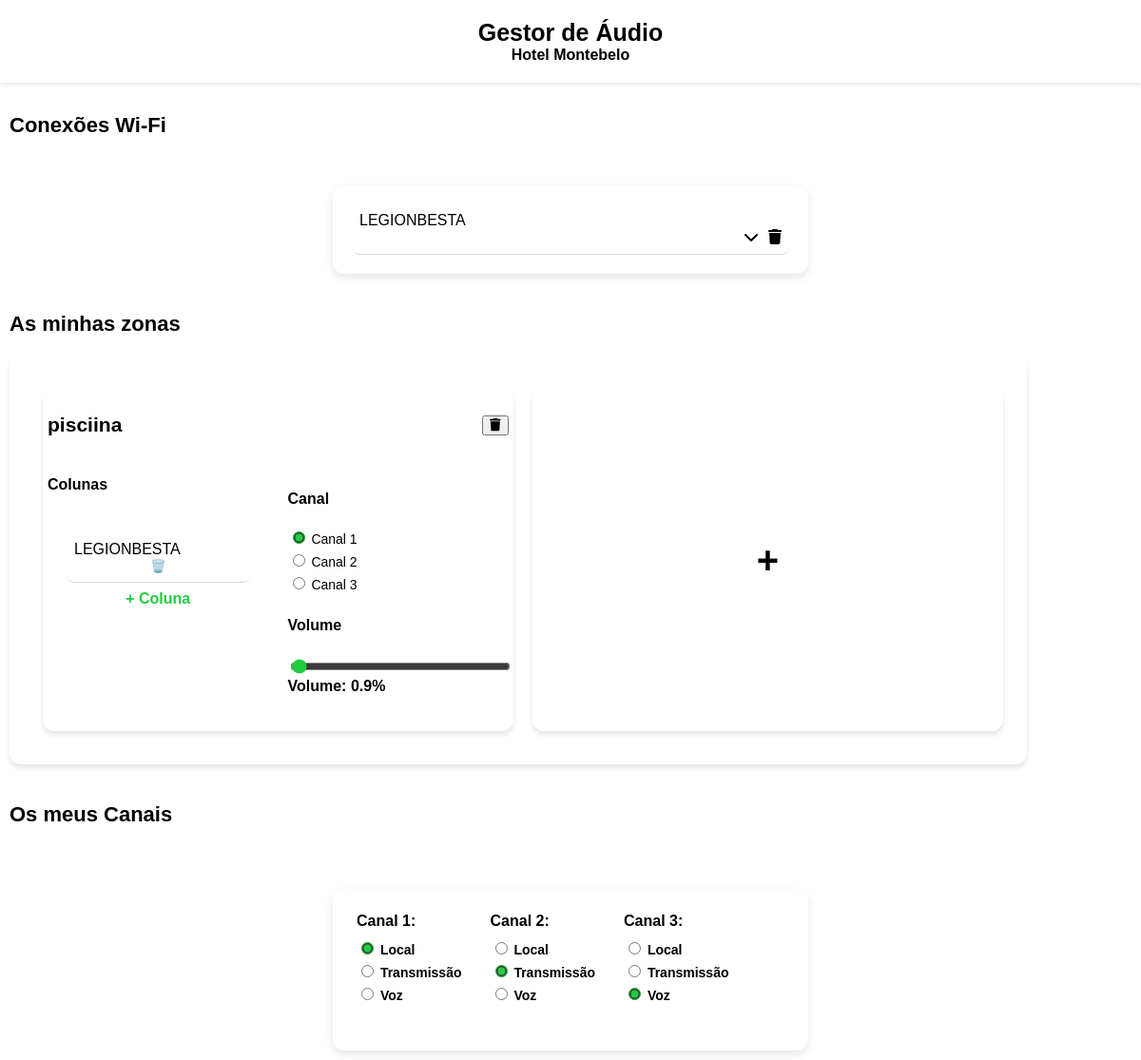
Before: / with the older database file.
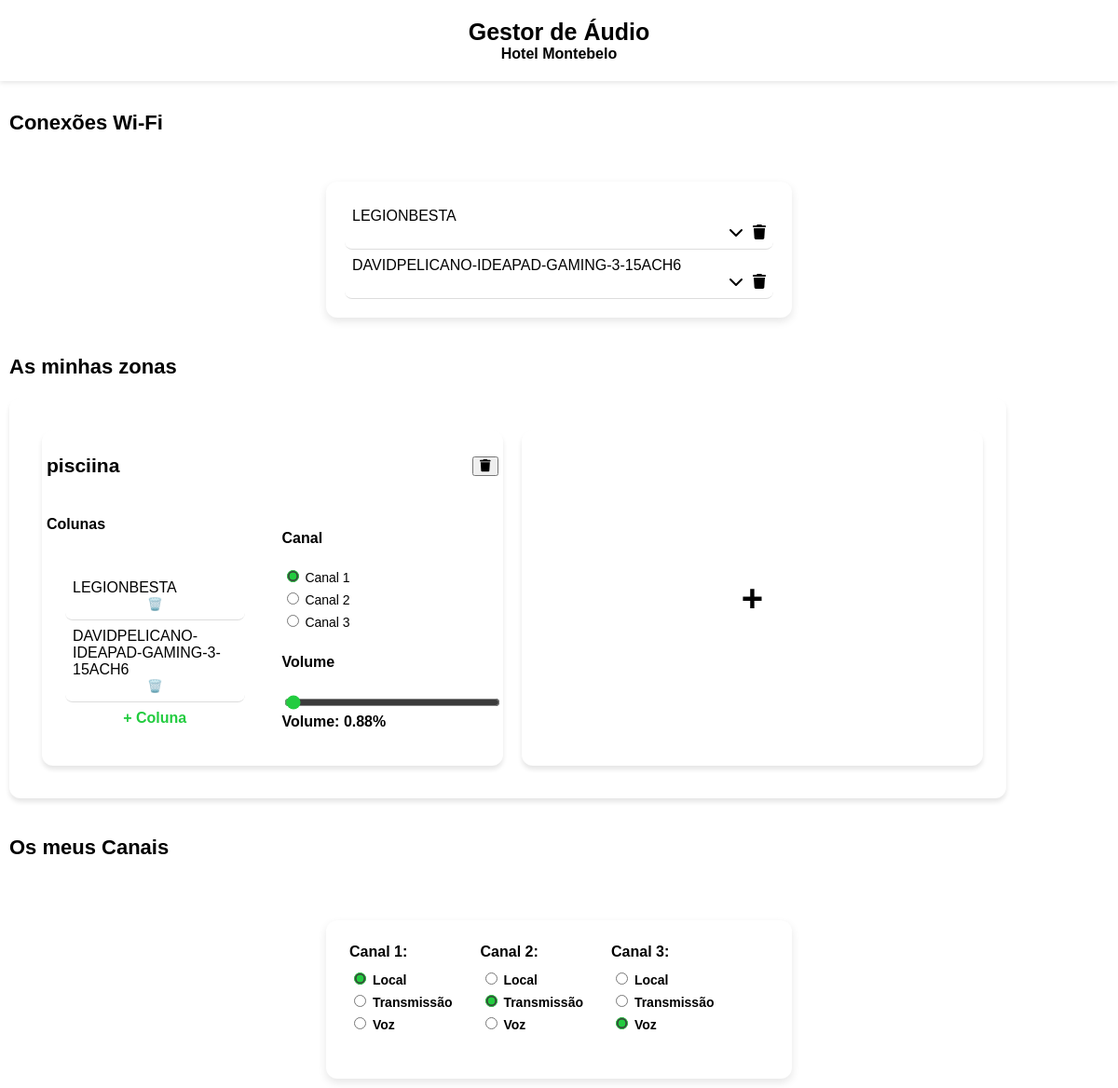
After: the same page with the newer database file.
### app.py (models this page shows, shortened)
class Nodes(db.Model):
    id = db.Column(db.Integer, primary_key=True)
    ip = db.Column(db.String(200), nullable=False)
    name = db.Column(db.String(200), nullable=False)
    mac = db.Column(db.String(200), nullable=False)
    area_id = db.Column(db.Integer, db.ForeignKey('areas.id'), nullable=True)

class Areas(db.Model):
    id = db.Column(db.Integer, primary_key=True)
    name = db.Column(db.String(200), nullable=False)
    nodes = db.relationship('Nodes', backref='area', lazy=True)
    channel_id = db.Column(db.Integer, db.ForeignKey('channels.id'), nullable=True)
    volume = db.Column(db.Integer, nullable=False, default=50)

class Channels(db.Model):
    id = db.Column(db.Integer, primary_key=True)
    type = db.Column(db.Enum(ChannelType), nullable=False)  # Enforce restriction
    source = db.Column(db.String(200), nullable=True)

### app.py (the view)
@app.route('/', methods=['GET'])
def index():
    nodes = Nodes.query.order_by(Nodes.id).all()
    areas = Areas.query.order_by(Areas.id).all()
    channels = Channels.query.order_by(Channels.id).all()
    return render_template("index.html", nodes=nodes,areas=areas,channels=channels)

### templates/index.html (shortened to what this page needs)
{% extends 'base.html' %}
{% block body %}
<header>
    <div class="header-content">
        <div class="title">
            <h1>Gestor de Áudio</h1>
            <p>Hotel Montebelo</p>
        </div>
    </div>
</header>
<div class="container">
    <div class="content">
        <h2>Conexões Wi-Fi</h2>
    </div>
</div>
<div class="container centered-container">
    <div class="content">
        <div class="column-box" id="columnBox" style="display: block;">
            {% if nodes|length < 1 %}
            <h1>Nenhum nó encontrado</h1>
            {% else %}
            <div class="column-list" >
                {% for node in nodes %}
                <div class="column-item" onclick="toggleColumnDetails(this)">
                    <span>{{ node.name }}</span>
                    <div class="column-actions" onclick="event.stopPropagation()">
                        <i class="fa-solid fa-chevron-down" onclick="toggleColumnDetails(this)"></i>
                        <a href="/delete/{{ node.id }}"><i class="fa-solid fa-trash" style="color: black;"></i></a>
                    </div>
                </div>
                {% endfor %}
            </div>
            {% endif %}
        </div>
    </div>
</div>
<div class="container">
    <div class="content">
        <h2>As minhas zonas</h2>
        <div class="zone-container">
            {% if areas|length < 1 %}
            <h1>No Areas</h1>
            {% else %}
            {% for area in areas %}
            <div class="zone-box">
                <div class="zone-header">
                    <h3>{{ area.name }}</h3>
                    <button onclick="removeArea('{{ area.name }}')"><i class="fa-solid fa-trash delete-zone"></i></button>
                </div>
                <div class="zone-content">
                    <div class="column-section">
                        <h4>Colunas</h4>
                        <div class="column-list">
                            <div class="column-list">
                                {% for node in nodes if node.area_id == area.id %}
                                <div class="column-item" data-column="{{ node.name }}" data-zone="{{ area.name }}">
                                    <span>{{ node.name }}</span>
                                    <button class="delete-column-button" onclick="removeZoneColumn(this.closest('.column-item'))">🗑️</button>
                                </div>
                                {% endfor %}
                                <div class="add-column-button" onclick="showSelectForZone(this)">
                                    <span>+ Coluna</span>
                                </div>
                            </div>
                        </div>
                    </div>
                    <div class="channel-volume">
                        <div class="channel-section">
                            <h4>Canal</h4>
                            <div class="channel-options">
                                <form action="/update_area_channel" method="POST" id="channelForm">
                                    <label>
                                        <input type="radio" name="channel_id" value="1"
                                            {% if area.channel_id == 1 %} checked {% endif %} style="accent-color: #22cc3f;"> Canal 1
                                    </label>
                                    <label>
                                        <input type="radio" name="channel_id" value="2"
                                            {% if area.channel_id == 2 %} checked {% endif %} style="accent-color: #22cc3f;"> Canal 2
                                    </label>
                                    <label>
                                        <input type="radio" name="channel_id" value="3"
                                            {% if area.channel_id == 3 %} checked {% endif %} style="accent-color: #22cc3f;"> Canal 3
                                    </label>
                                </form>
                            </div>
                        </div>
                        <div class="volume-section">
                            <h4>Volume</h4>
                            <form action="/update_volume" method="POST" class="volume-form">
                                <input type="range" name="volume" min="0" max="100" value="{{ area.volume }}" id="volume-slider">
                                <p id="volume-label">Volume: {{ area.volume }}%</p>
                            </form>
                        </div>
                    </div>
                </div>
            </div>
            {% endfor %}
            {% endif %}
            <div class="zone-box add-zone" id="addAreaButton" onclick="addArea() ">
                <span>+</span>
            </div>
        </div>
    </div>
</div>
<div class="container">
    <div class="content">
        <h2>Os meus Canais</h2>
    </div>
</div>
<div class="container centered-container">
    <div class="content">
        <div class="channels-content">
            {% if channels|length < 1 %}
            <h1>No Channels</h1>
            {% else %}
            <div class="channels-container">
                {% for channel in channels %}
                <div class="channel-group">
                    <label for="channel{{ channel.id }}">Canal {{ channel.id }}:</label>
                    <div class="channel-options">
                        <form id="form_{{ channel.id }}" action="/update_channel/{{ channel.id }}" method="POST">
                            <label>
                                <input type="radio" name="channel_type" value="LOCAL"
                                    {% if channel.type.value == 'LOCAL' %} checked {% endif %}
                                    style="accent-color: #22cc3f;"> Local
                            </label>
                            <label>
                                <input type="radio" name="channel_type" value="STREAMING"
                                    {% if channel.type.value == 'STREAMING' %} checked {% endif %}
                                    style="accent-color: #22cc3f;"> Transmissão
                            </label>
                            <label>
                                <input type="radio" name="channel_type" value="VOICE"
                                    {% if channel.type.value == 'VOICE' %} checked {% endif %}
                                    style="accent-color: #22cc3f;"> Voz
                            </label>
                        </form>
                    </div>
                </div>
                {% endfor %}
            </div>
            {% endif %}
        </div>
    </div>
</div>
{% endblock %}

### templates/base.html (shortened to what this page needs)
<!DOCTYPE html>
<html lang="en">
<head>
    <link rel="stylesheet" href="{{url_for('static',filename='css/main.css')}}">
    <link rel="stylesheet" href="{{url_for('static',filename='css/styles.css')}}">
</head>
<body>
    {% block body %}
    {% endblock %}
</body>
</html>

### static/css/styles.css (style rules this page uses)
body { font-family: Arial, sans-serif; margin: 0; padding: 100; background-color: #ffff; }
header { background: white; padding: 20px; box-shadow: 0px 2px 5px rgba(0, 0, 0, 0.1); margin-bottom: 2px; }
.header-content { display: flex; align-items: center; justify-content: space-between; }
.title { flex-grow: 1; text-align: center; }
h1 { margin: 0; font-size: 25px; font-weight: bold; }
p { margin: 0; font-size: 16px; font-weight: bold; }
.container { max-width: 1200px; margin: 0 auto; background: none; box-shadow: none; border: none; padding: 10px; display: flex; justify-content: flex-start; }
.content { max-width: 500px; width: 100%; }
h2 { font-size: 22px; font-weight: bold; margin: 20px 0; }
.column-box { display: block; background: white; border-radius: 12px; box-shadow: 0px 4px 10px rgba(0, 0, 0, 0.1); padding: 10px; margin-top: 10px; }
.column-list { display: flex; flex-direction: column; max-height: 250px; overflow-y: auto; }
.column-item { display: flex; flex-direction: column; padding: 8px; border-bottom: 1px solid #ddd; cursor: pointer; border-radius: 8px; transition: background 0.3s; background-color: white !important; }
.zone-container { background: white; padding: 35px; border-radius: 12px; box-shadow: 0px 4px 5px rgba(0, 0, 0, 0.1); width: 200%; display: grid; grid-template-columns: repeat(2, 1fr); gap: 30px; flex-direction: column; align-items: center; margin-top: 10px; max-height: 625px; overflow-y: auto; }
.zone-box { background: white; border-radius: 12px; box-shadow: 0px 4px 5px rgba(0, 0, 0, 0.1); padding: 5px; width: 100%; min-height: 350px; }
.zone-header { display: flex; justify-content: space-between; align-items: center; font-size: 18px; font-weight: bold; width: 100%; }
.column-section { width: 100%; }
.column-list { background: white; border-radius: 8px; padding: 10px; }
.column-item { display: flex; flex-direction: column; border-bottom: 1px solid #ddd; cursor: pointer; border-radius: 8px; transition: background 0.3s; }
.column-actions { display: flex; gap: 10px; margin-left: auto; }
.channel-section { width: 100%; margin-top: 15px; }
.channel-options label { display: block; font-size: 14px; margin-bottom: 5px; }
input[type="range"] { width: 100%; margin-top: 5px; background-color: #22cc3f; accent-color: #22cc3f; }
.add-zone { display: flex; justify-content: center; align-items: center; cursor: pointer; font-size: 40px; font-weight: bold; }
.zone-content { display: flex; gap: 20px; }
.column-section { flex: 1; }
.channel-volume { flex: 1; display: flex; flex-direction: column; }
.centered-container { justify-content: center; }
.channels-container { background: white; border-radius: 12px; box-shadow: 0px 4px 10px rgba(0, 0, 0, 0.1); padding: 25px; margin-top: 25px; display: flex; gap: 20px; }
.channel-group { margin-bottom: 20px; }
.channel-group label { font-weight: bold; margin-right: 10px; }
.channel-options { margin-top: 10px; }
.channel-options label { display: block; margin-bottom: 5px; }
.channels-content { justify-content: center; align-items: center; gap: 20px; }
.add-column-button { padding: 8px; text-align: center; color: #22cc3f; font-weight: bold; cursor: pointer; }
.delete-column-button { background: none; border: none; color: red; cursor: pointer; }

Changed rows visible on the page:
added Nodes: name "DAVIDPELICANO-IDEAPAD-GAMING-3-15ACH6"
changed Areas "pisciina": volume "0.9" → "0.88"
